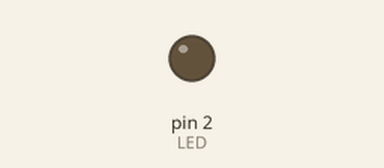
A sketch run on a simulated Arduino Uno, built with avr-gcc and run on an emulated ATmega328P. Shown: output pins drawn as LEDs (lit = HIGH).

Above: at 0.5 s.
At 5.0 s:
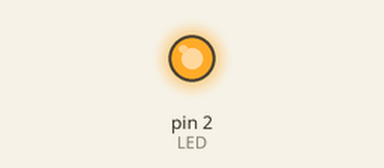
Timing chart, 0 to 6.9 s (numbered marks = the images above):
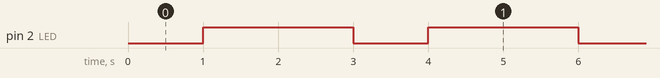

The sketch:

Blink.ino
```cpp
#define LED 2

void setup() {
  pinMode(LED, OUTPUT);
  Serial.begin(9600);
}

void loop() {
  digitalWrite(LED, LOW);
  delay(1000);
  digitalWrite(LED, HIGH);
  delay(2000);
}
```

Measured:
- by itself, pin 2 (LED): alternates HIGH for 2.0 s and LOW for 1.0 s
